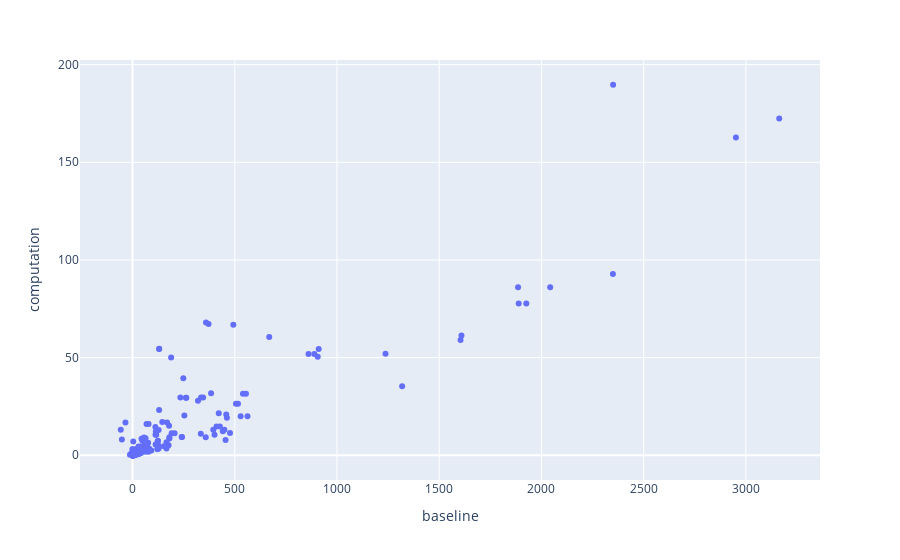

Source (notebook cell):
### Code cell
check_variable_graph(IWW_model, X, y_true, var='AWU')

### Figure 1 — Plotly figure (JSON) as saved in the notebook; plotly's stock layout.template omitted (floating-point values rounded to 4 significant figures; data arrays with more than 128 entries replaced by an {"elided": "..."} marker saying what was removed)
{"data": [{"customdata": {"elided": "315x2 mixed values"}, "hovertemplate": "baseline=%{x}<br>computation=%{y}<br>ISO=%{customdata[0]}<br>Year=%{customdata[1]}<extra></extra>", "legendgroup": "", "marker": {"color": "#636efa", "symbol": "circle"}, "mode": "markers", "name": "", "orientation": "v", "showlegend": false, "type": "scatter", "x": {"elided": "315 float values"}, "xaxis": "x", "y": {"elided": "315 float values"}, "yaxis": "y"}], "layout": {"legend": {"tracegroupgap": 0}, "margin": {"t": 60}, "xaxis": {"anchor": "y", "domain": [0, 1], "title": {"text": "baseline"}}, "yaxis": {"anchor": "x", "domain": [0, 1], "title": {"text": "computation"}}}}
